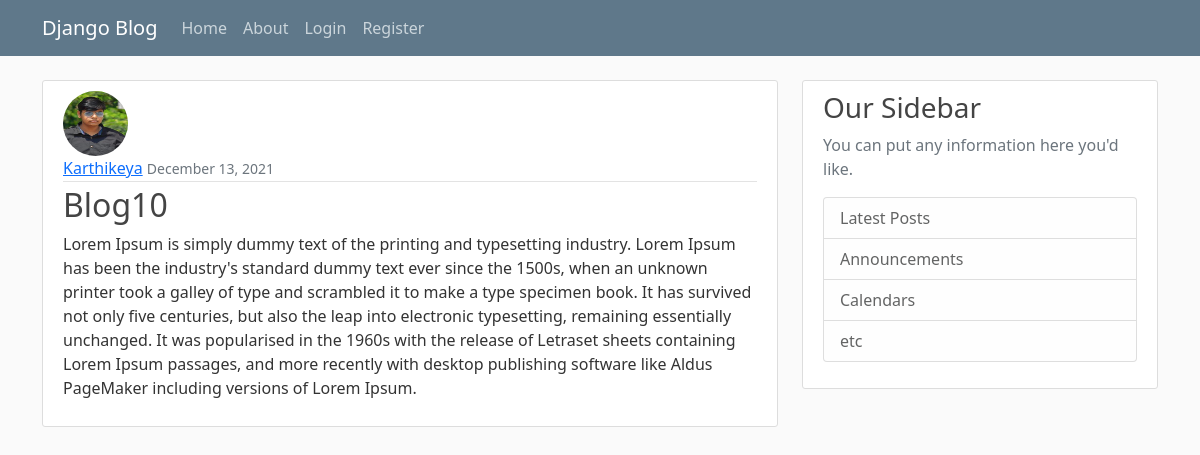
The app's page /post/18/ with its own data.
### blog_app/models.py (models this page shows, shortened)
class Post(models.Model):
    title = models.CharField(max_length=100)
    content = models.TextField()
    date = models.DateTimeField(default=timezone.now)
    author = models.ForeignKey(User, on_delete=models.CASCADE)

### users/models.py (models this page shows, shortened)
class Profile(models.Model):
    user = models.OneToOneField(User, on_delete=models.CASCADE)
    image = models.ImageField(default='default.jpg', upload_to='profile_pics')

### blog_app/views.py (the view)
# urls.py: path('post/<int:pk>/', PostDetailView.as_view(), name="post-detail"),
class PostDetailView(DetailView):
    model = Post

### blog_app/templates/blog_app/post_detail.html (shortened to what this page needs)
{% extends "blog_app/base.html"%}
{% block content%}
    <article class="media content-section">
        <img class="rounded-circle article-img" src="{{object.author.profile.image.url}}" >
        <div class="media-body">
        <div class="article-metadata">
            <a class="mr-2" href="{% url 'user-posts' object.author.username %}">{{ object.author }}</a>
            <small class="text-muted">{{ object.date|date:'F d, Y'}}</small>
        </div>
        <h2 class="article-title">{{ object.title }}</h2>
        <p class="article-content">{{ object.content }}</p>
        </div>
    </article>
{% endblock content %}

### blog_app/static/blog/main.css (style rules this page uses)
body { background: #fafafa; color: #333333; margin-top: 5rem; }
h1, h2, h3, h4, h5, h6 { color: #444444; }
.content-section { background: #ffffff; padding: 10px 20px; border: 1px solid #dddddd; border-radius: 3px; margin-bottom: 20px; }
.article-title { color: #444444; }
.article-content { white-space: pre-line; }
.article-img { height: 65px; width: 65px; margin-right: 16px; }
.article-metadata { padding-bottom: 1px; margin-bottom: 4px; border-bottom: 1px solid #e3e3e3; }

### records on screen
Post: author.profile.image (picture), author "Karthikeya", date "December 13, 2021", title "Blog10", content "Lorem Ipsum is simply dummy text of the printing and typesetting industry. Lorem Ipsum has been the industry's standard dummy text ever since the 1500s, when an unknown printer took a galley of type and scrambled it to make a type specimen book. It has survived not only five centuries, but also the leap into electronic typesetting, remaining essentially unchanged. It was popularised in the 1960s with the release of Letraset sheets containing Lorem Ipsum passages, and more recently with desktop publishing software like Aldus PageMaker including versions of Lorem Ipsum."
